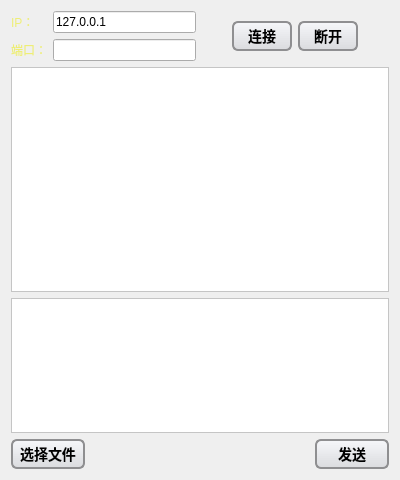
<?xml version="1.0" encoding="UTF-8"?>
<ui version="4.0">
 <class>mainwindow</class>
 <widget class="QWidget" name="mainwindow">
  <property name="geometry">
   <rect>
    <x>0</x>
    <y>0</y>
    <width>400</width>
    <height>480</height>
   </rect>
  </property>
  <property name="minimumSize">
   <size>
    <width>400</width>
    <height>480</height>
   </size>
  </property>
  <property name="maximumSize">
   <size>
    <width>400</width>
    <height>480</height>
   </size>
  </property>
  <property name="windowTitle">
   <string>Form</string>
  </property>
  <property name="styleSheet">
   <string notr="true"/>
  </property>
  <layout class="QVBoxLayout" name="verticalLayout" stretch="1,5,3,1">
   <item>
    <layout class="QHBoxLayout" name="horizontalLayout_3" stretch="6,1,2,0,1">
     <item>
      <layout class="QVBoxLayout" name="verticalLayout_2" stretch="1,1">
       <item>
        <layout class="QHBoxLayout" name="horizontalLayout" stretch="1,4">
         <item>
          <widget class="QLabel" name="label">
           <property name="styleSheet">
            <string notr="true">color: rgb(238, 238, 118);</string>
           </property>
           <property name="text">
            <string>IP：</string>
           </property>
          </widget>
         </item>
         <item>
          <widget class="QLineEdit" name="lineEdit_IP">
           <property name="text">
            <string>127.0.0.1</string>
           </property>
          </widget>
         </item>
        </layout>
       </item>
       <item>
        <layout class="QHBoxLayout" name="horizontalLayout_2" stretch="1,4">
         <item>
          <widget class="QLabel" name="label_2">
           <property name="styleSheet">
            <string notr="true">color: rgb(238, 238, 118);</string>
           </property>
           <property name="text">
            <string>端口：</string>
           </property>
          </widget>
         </item>
         <item>
          <widget class="QLineEdit" name="lineEdit_port">
           <property name="text">
            <string/>
           </property>
          </widget>
         </item>
        </layout>
       </item>
      </layout>
     </item>
     <item>
      <spacer name="horizontalSpacer_2">
       <property name="orientation">
        <enum>Qt::Horizontal</enum>
       </property>
       <property name="sizeHint" stdset="0">
        <size>
         <width>40</width>
         <height>20</height>
        </size>
       </property>
      </spacer>
     </item>
     <item>
      <widget class="QPushButton" name="btn_connect">
       <property name="minimumSize">
        <size>
         <width>60</width>
         <height>30</height>
        </size>
       </property>
       <property name="maximumSize">
        <size>
         <width>60</width>
         <height>30</height>
        </size>
       </property>
       <property name="styleSheet">
        <string notr="true">QPushButton {
	  font: bold 14px;
      border: 2px solid #8f8f91;
      border-radius: 6px;
      background-color: qlineargradient(x1: 0, y1: 0, x2: 0, y2: 1, stop: 0 #f6f7fa, stop: 1 #dadbde);

  }

  QPushButton:pressed {
      background-color: qlineargradient(x1: 0, y1: 0, x2: 0, y2: 1, stop: 0 #dadbde, stop: 1 #f6f7fa);
  }
</string>
       </property>
       <property name="text">
        <string>连接</string>
       </property>
      </widget>
     </item>
     <item>
      <widget class="QPushButton" name="btn_disconnect">
       <property name="minimumSize">
        <size>
         <width>60</width>
         <height>30</height>
        </size>
       </property>
       <property name="maximumSize">
        <size>
         <width>60</width>
         <height>30</height>
        </size>
       </property>
       <property name="styleSheet">
        <string notr="true">QPushButton {
	  font: bold 14px;
      border: 2px solid #8f8f91;
      border-radius: 6px;
      background-color: qlineargradient(x1: 0, y1: 0, x2: 0, y2: 1, stop: 0 #f6f7fa, stop: 1 #dadbde);

  }

  QPushButton:pressed {
      background-color: qlineargradient(x1: 0, y1: 0, x2: 0, y2: 1, stop: 0 #dadbde, stop: 1 #f6f7fa);
  }
</string>
       </property>
       <property name="text">
        <string>断开</string>
       </property>
      </widget>
     </item>
     <item>
      <spacer name="horizontalSpacer_3">
       <property name="orientation">
        <enum>Qt::Horizontal</enum>
       </property>
       <property name="sizeHint" stdset="0">
        <size>
         <width>40</width>
         <height>20</height>
        </size>
       </property>
      </spacer>
     </item>
    </layout>
   </item>
   <item>
    <widget class="QTextBrowser" name="text_output">
     <property name="styleSheet">
      <string notr="true">background-color: rgb(255, 255, 255);</string>
     </property>
    </widget>
   </item>
   <item>
    <widget class="QTextEdit" name="text_input">
     <property name="styleSheet">
      <string notr="true">background-color: rgb(255, 255, 255);</string>
     </property>
    </widget>
   </item>
   <item>
    <layout class="QHBoxLayout" name="horizontalLayout_4" stretch="2,6,2">
     <item>
      <widget class="QPushButton" name="btn_choose">
       <property name="minimumSize">
        <size>
         <width>0</width>
         <height>30</height>
        </size>
       </property>
       <property name="maximumSize">
        <size>
         <width>16777215</width>
         <height>30</height>
        </size>
       </property>
       <property name="styleSheet">
        <string notr="true">QPushButton {
	  font: bold 14px;
      border: 2px solid #8f8f91;
      border-radius: 6px;
      background-color: qlineargradient(x1: 0, y1: 0, x2: 0, y2: 1, stop: 0 #f6f7fa, stop: 1 #dadbde);

  }

  QPushButton:pressed {
      background-color: qlineargradient(x1: 0, y1: 0, x2: 0, y2: 1, stop: 0 #dadbde, stop: 1 #f6f7fa);
  }

</string>
       </property>
       <property name="text">
        <string>选择文件</string>
       </property>
      </widget>
     </item>
     <item>
      <spacer name="horizontalSpacer">
       <property name="orientation">
        <enum>Qt::Horizontal</enum>
       </property>
       <property name="sizeHint" stdset="0">
        <size>
         <width>40</width>
         <height>20</height>
        </size>
       </property>
      </spacer>
     </item>
     <item>
      <widget class="QPushButton" name="btn_send">
       <property name="sizePolicy">
        <sizepolicy hsizetype="Preferred" vsizetype="Fixed">
         <horstretch>0</horstretch>
         <verstretch>0</verstretch>
        </sizepolicy>
       </property>
       <property name="minimumSize">
        <size>
         <width>0</width>
         <height>30</height>
        </size>
       </property>
       <property name="maximumSize">
        <size>
         <width>16777215</width>
         <height>30</height>
        </size>
       </property>
       <property name="layoutDirection">
        <enum>Qt::LeftToRight</enum>
       </property>
       <property name="styleSheet">
        <string notr="true">QPushButton {
	  font: bold 14px;
      border: 2px solid #8f8f91;
      border-radius: 6px;
      background-color: qlineargradient(x1: 0, y1: 0, x2: 0, y2: 1, stop: 0 #f6f7fa, stop: 1 #dadbde);

  }

  QPushButton:pressed {
      background-color: qlineargradient(x1: 0, y1: 0, x2: 0, y2: 1, stop: 0 #dadbde, stop: 1 #f6f7fa);
  }
</string>
       </property>
       <property name="text">
        <string>发送</string>
       </property>
       <property name="flat">
        <bool>false</bool>
       </property>
      </widget>
     </item>
    </layout>
   </item>
  </layout>
 </widget>
 <resources/>
 <connections/>
</ui>
